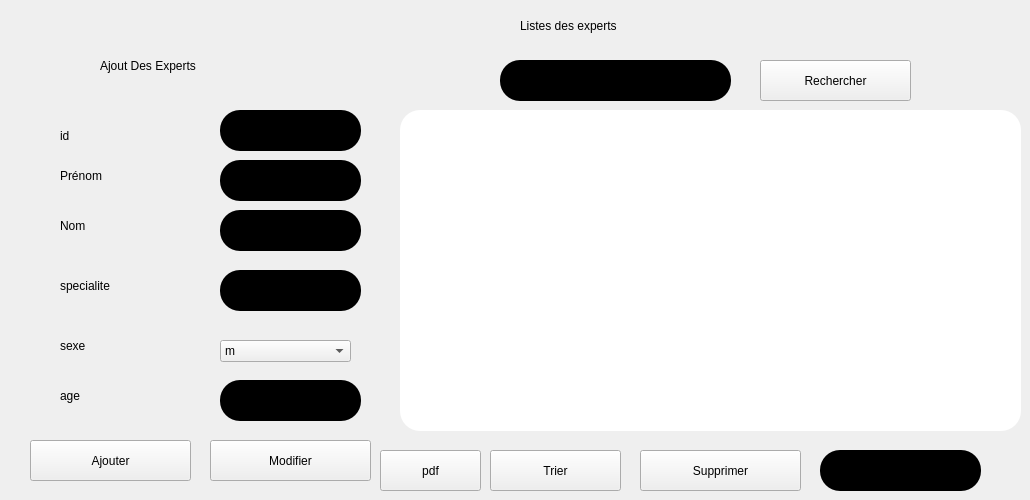
      <widget class="QWidget" name="tab_18">
       <attribute name="title">
        <string>Ajouter</string>
       </attribute>
       <widget class="QPushButton" name="pushButton_5">
        <property name="geometry">
         <rect>
          <x>30</x>
          <y>440</y>
          <width>161</width>
          <height>41</height>
         </rect>
        </property>
        <property name="styleSheet">
         <string notr="true">QPushButton

{
	background-color: rgb(72, 78, 86);
	border-style: outset;
    border-width: 2px;
    border-radius:20px;
    border-color: beige;
    
font: 81 10pt &quot;Rockwell Extra Bold&quot;;
    padding: 6px;
	color: rgb(255, 255, 255);

}

QPushButton:hover

{
	background-color: rgb(106, 227, 231);
	color: rgb(0, 0, 0);
	gridline-color: rgb(94, 118, 255);
}

QPushButton:pressed</string>
        </property>
        <property name="text">
         <string>Ajouter</string>
        </property>
       </widget>
       <widget class="QLineEdit" name="prenom">
        <property name="geometry">
         <rect>
          <x>220</x>
          <y>160</y>
          <width>141</width>
          <height>41</height>
         </rect>
        </property>
        <property name="styleSheet">
         <string notr="true">border-radius: 20px;
background-color: rgb(0,0,0);
color: rgb(255, 255, 255);
alternate-background-color: rgb(255, 255, 255);</string>
        </property>
        <property name="text">
         <string/>
        </property>
       </widget>
       <widget class="QPushButton" name="supp">
        <property name="geometry">
         <rect>
          <x>640</x>
          <y>450</y>
          <width>161</width>
          <height>41</height>
         </rect>
        </property>
        <property name="styleSheet">
         <string notr="true">QPushButton


{
	
	background-color: rgb(224,42,38);
	border-style: outset;
    border-width: 2px;
    border-radius:20px;
    border-color: beige;
  
font: 81 10pt &quot;Rockwell Extra Bold&quot;;
    padding: 6px;
	color: rgb(255, 255, 255);

}

QPushButton:hover

{
	background-color: rgb(106, 227, 231);
	color: rgb(0, 0, 0);
	gridline-color: rgb(94, 118, 255);
}

QPushButton:pressed</string>
        </property>
        <property name="text">
         <string>Supprimer</string>
        </property>
       </widget>
       <widget class="QComboBox" name="comboBox">
        <property name="geometry">
         <rect>
          <x>220</x>
          <y>340</y>
          <width>131</width>
          <height>22</height>
         </rect>
        </property>
        <item>
         <property name="text">
          <string>m</string>
         </property>
        </item>
        <item>
         <property name="text">
          <string>f</string>
         </property>
        </item>
       </widget>
       <widget class="QLineEdit" name="nom">
        <property name="geometry">
         <rect>
          <x>220</x>
          <y>210</y>
          <width>141</width>
          <height>41</height>
         </rect>
        </property>
        <property name="styleSheet">
         <string notr="true">border-radius: 20px;
background-color: rgb(0,0,0);
color: rgb(255, 255, 255);
alternate-background-color: rgb(255, 255, 255);</string>
        </property>
        <property name="text">
         <string/>
        </property>
       </widget>
       <widget class="QLabel" name="label_45">
        <property name="geometry">
         <rect>
          <x>520</x>
          <y>0</y>
          <width>271</width>
          <height>51</height>
         </rect>
        </property>
        <property name="styleSheet">
         <string notr="true">font: 28pt &quot;Niagara Engraved&quot;;
</string>
        </property>
        <property name="text">
         <string>Listes des experts</string>
        </property>
       </widget>
       <widget class="QLabel" name="label_46">
        <property name="geometry">
         <rect>
          <x>60</x>
          <y>380</y>
          <width>121</width>
          <height>31</height>
         </rect>
        </property>
        <property name="styleSheet">
         <string notr="true">
font: 81 10pt &quot;Rockwell Extra Bold&quot;;</string>
        </property>
        <property name="text">
         <string>age</string>
        </property>
       </widget>
       <widget class="QLineEdit" name="id">
        <property name="geometry">
         <rect>
          <x>220</x>
          <y>110</y>
          <width>141</width>
          <height>41</height>
         </rect>
        </property>
        <property name="styleSheet">
         <string notr="true">border-radius: 20px;
background-color: rgb(0,0,0);
color: rgb(255, 255, 255);
alternate-background-color: rgb(255, 255, 255);</string>
        </property>
        <property name="text">
         <string/>
        </property>
        <property name="maxLength">
         <number>8</number>
        </property>
       </widget>
       <widget class="QLabel" name="alerte_id">
        <property name="geometry">
         <rect>
          <x>360</x>
          <y>195</y>
          <width>221</width>
          <height>41</height>
         </rect>
        </property>
        <property name="text">
         <string/>
        </property>
       </widget>
       <widget class="QPushButton" name="pushButton_6">
        <property name="geometry">
         <rect>
          <x>210</x>
          <y>440</y>
          <width>161</width>
          <height>41</height>
         </rect>
        </property>
        <property name="styleSheet">
         <string notr="true">QPushButton


{
	
	background-color: rgb(72,78,86);
	border-style: outset;
    border-width: 2px;
    border-radius:20px;
    border-color: beige;
  
font: 81 10pt &quot;Rockwell Extra Bold&quot;;
    padding: 6px;
	color: rgb(255, 255, 255);

}

QPushButton:hover

{
	background-color: rgb(106, 227, 231);
	color: rgb(0, 0, 0);
	gridline-color: rgb(94, 118, 255);
}

QPushButton:pressed</string>
        </property>
        <property name="text">
         <string>Modifier</string>
        </property>
       </widget>
       <widget class="QLineEdit" name="id_2">
        <property name="geometry">
         <rect>
          <x>500</x>
          <y>60</y>
          <width>231</width>
          <height>41</height>
         </rect>
        </property>
        <property name="styleSheet">
         <string notr="true">border-radius: 20px;
background-color: rgb(0,0,0);
color: rgb(255, 255, 255);
alternate-background-color: rgb(255, 255, 255);</string>
        </property>
        <property name="text">
         <string/>
        </property>
        <property name="maxLength">
         <number>8</number>
        </property>
       </widget>
       <widget class="QLabel" name="label_47">
        <property name="geometry">
         <rect>
          <x>60</x>
          <y>330</y>
          <width>121</width>
          <height>31</height>
         </rect>
        </property>
        <property name="styleSheet">
         <string notr="true">
font: 81 10pt &quot;Rockwell Extra Bold&quot;;</string>
        </property>
        <property name="text">
         <string>sexe</string>
        </property>
       </widget>
       <widget class="QPushButton" name="pushButton_7">
        <property name="geometry">
         <rect>
          <x>490</x>
          <y>450</y>
          <width>131</width>
          <height>41</height>
         </rect>
        </property>
        <property name="styleSheet">
         <string notr="true">QPushButton

{
	background-color: rgb(72, 78, 86);
	border-style: outset;
    border-width: 2px;
    border-radius:20px;
    border-color: beige;
  
font: 81 10pt &quot;Rockwell Extra Bold&quot;;
    padding: 6px;
	color: rgb(255, 255, 255);

}

QPushButton:hover

{
	background-color: rgb(106, 227, 231);
	color: rgb(0, 0, 0);
	gridline-color: rgb(94, 118, 255);
}

QPushButton:pressed</string>
        </property>
        <property name="text">
         <string>Trier</string>
        </property>
       </widget>
       <widget class="QLineEdit" name="age">
        <property name="geometry">
         <rect>
          <x>220</x>
          <y>380</y>
          <width>141</width>
          <height>41</height>
         </rect>
        </property>
        <property name="styleSheet">
         <string notr="true">border-radius: 20px;
background-color: rgb(0,0,0);
color: rgb(255, 255, 255);
alternate-background-color: rgb(255, 255, 255);</string>
        </property>
        <property name="text">
         <string/>
        </property>
       </widget>
       <widget class="QPushButton" name="pushButton_8">
        <property name="geometry">
         <rect>
          <x>380</x>
          <y>450</y>
          <width>101</width>
          <height>41</height>
         </rect>
        </property>
        <property name="text">
         <string>pdf</string>
        </property>
       </widget>
       <widget class="QLabel" name="label_48">
        <property name="geometry">
         <rect>
          <x>60</x>
          <y>120</y>
          <width>121</width>
          <height>31</height>
         </rect>
        </property>
        <property name="styleSheet">
         <string notr="true">
font: 81 10pt &quot;Rockwell Extra Bold&quot;;</string>
        </property>
        <property name="text">
         <string>id</string>
        </property>
       </widget>
       <widget class="QLabel" name="label_49">
        <property name="geometry">
         <rect>
          <x>60</x>
          <y>160</y>
          <width>111</width>
          <height>31</height>
         </rect>
        </property>
        <property name="mouseTracking">
         <bool>true</bool>
        </property>
        <property name="styleSheet">
         <string notr="true">
font: 81 10pt &quot;Rockwell Extra Bold&quot;;</string>
        </property>
        <property name="text">
         <string>Prénom</string>
        </property>
       </widget>
       <widget class="QTableView" name="tableView_9">
        <property name="geometry">
         <rect>
          <x>400</x>
          <y>110</y>
          <width>621</width>
          <height>321</height>
         </rect>
        </property>
        <property name="styleSheet">
         <string notr="true">border-radius: 20px;
background-color: rgb(255, 255, 255);
</string>
        </property>
       </widget>
       <widget class="QLabel" name="label_50">
        <property name="geometry">
         <rect>
          <x>60</x>
          <y>210</y>
          <width>111</width>
          <height>31</height>
         </rect>
        </property>
        <property name="styleSheet">
         <string notr="true">
font: 81 10pt &quot;Rockwell Extra Bold&quot;;</string>
        </property>
        <property name="text">
         <string>Nom</string>
        </property>
       </widget>
       <widget class="QLineEdit" name="specialite">
        <property name="geometry">
         <rect>
          <x>220</x>
          <y>270</y>
          <width>141</width>
          <height>41</height>
         </rect>
        </property>
        <property name="styleSheet">
         <string notr="true">border-radius: 20px;
background-color: rgb(0,0,0);
color: rgb(255, 255, 255);
alternate-background-color: rgb(255, 255, 255);</string>
        </property>
        <property name="text">
         <string/>
        </property>
       </widget>
       <widget class="QLineEdit" name="id_supp">
        <property name="geometry">
         <rect>
          <x>820</x>
          <y>450</y>
          <width>161</width>
          <height>41</height>
         </rect>
        </property>
        <property name="styleSheet">
         <string notr="true">border-radius: 20px;
background-color: rgb(0,0,0);
color: rgb(255, 255, 255);
alternate-background-color: rgb(255, 255, 255);</string>
        </property>
        <property name="text">
         <string/>
        </property>
        <property name="maxLength">
         <number>8</number>
        </property>
       </widget>
       <widget class="QLabel" name="label_51">
        <property name="geometry">
         <rect>
          <x>60</x>
          <y>270</y>
          <width>121</width>
          <height>31</height>
         </rect>
        </property>
        <property name="styleSheet">
         <string notr="true">
font: 81 10pt &quot;Rockwell Extra Bold&quot;;</string>
        </property>
        <property name="text">
         <string>specialite</string>
        </property>
       </widget>
       <widget class="QPushButton" name="pushButton_9">
        <property name="geometry">
         <rect>
          <x>760</x>
          <y>60</y>
          <width>151</width>
          <height>41</height>
         </rect>
        </property>
        <property name="styleSheet">
         <string notr="true">QPushButton

{
	background-color: rgb(72, 78, 86);
	border-style: outset;
    border-width: 2px;
    border-radius:20px;
    border-color: beige;

font: 81 10pt &quot;Rockwell Extra Bold&quot;;
    padding: 6px;
	color: rgb(255, 255, 255);

}

QPushButton:hover

{
	background-color: rgb(106, 227, 231);
	color: rgb(0, 0, 0);
	gridline-color: rgb(94, 118, 255);
}

QPushButton:pressed</string>
        </property>
        <property name="text">
         <string>Rechercher</string>
        </property>
       </widget>
       <widget class="QLabel" name="label_52">
        <property name="geometry">
         <rect>
          <x>100</x>
          <y>40</y>
          <width>271</width>
          <height>51</height>
         </rect>
        </property>
        <property name="styleSheet">
         <string notr="true">font: 28pt &quot;Niagara Engraved&quot;;
</string>
        </property>
        <property name="text">
         <string>Ajout Des Experts </string>
        </property>
       </widget>
      </widget>
